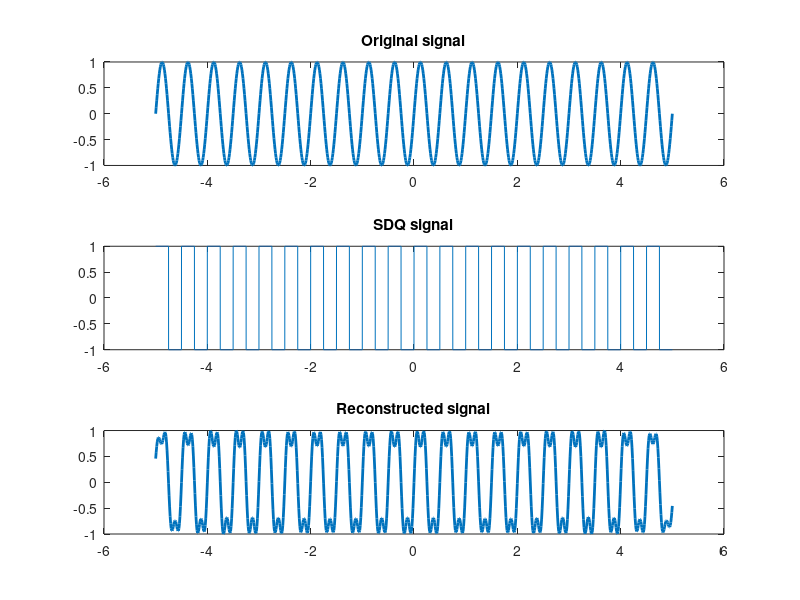
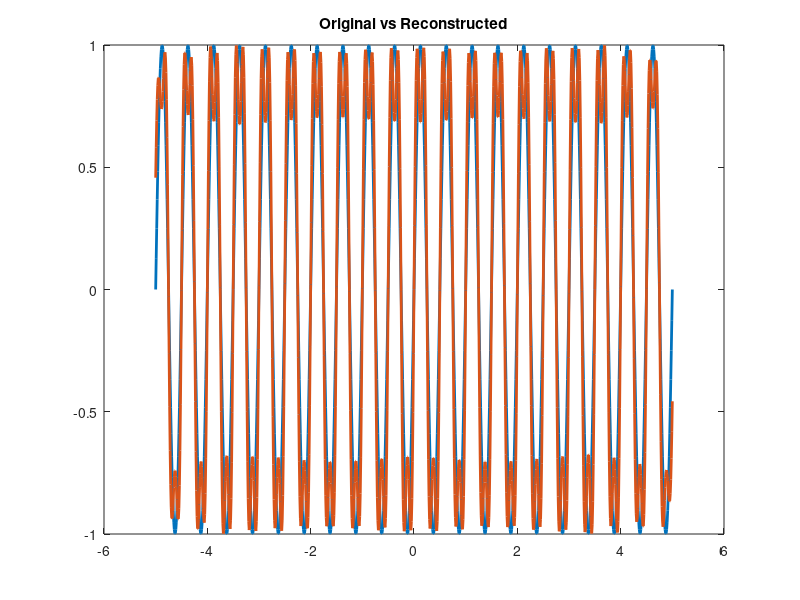
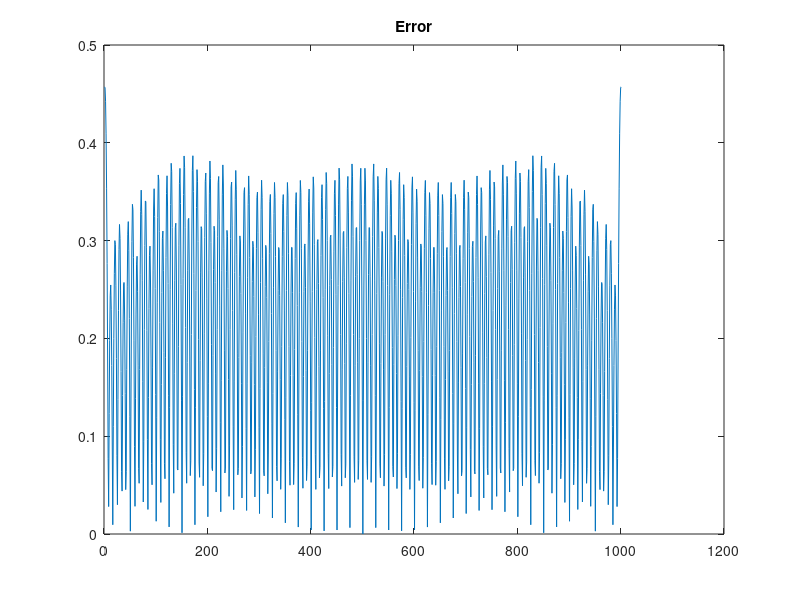
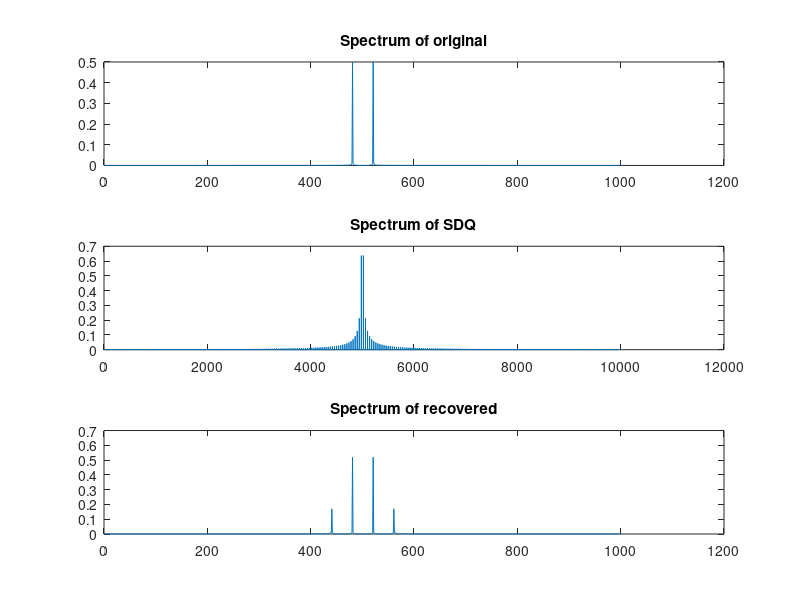

MATLAB code to generate these figures, in order:
clc; close all;

t = -5:0.01:5; f = 2; w = 2 * pi * f;
ts = -5:1/(w * 250 / pi):5;
y = @(t) sin(w * t);
q = sign(y(ts));

z = sum(q' .* sinc(w * (t - ts')), 1) * (max(y(t)) / max(sum(q' .* sinc(w * (t - ts')), 1)));

subplot(311), plot(t, y(t), 'linewidth', 2), title('Original signal')
subplot(312), plot(ts, q), title('SDQ signal')
subplot(313), plot(t, z, 'linewidth', 2), title('Reconstructed signal')

figure, plot(t, y(t), 'linewidth', 2), hold on, plot(t, z, 'linewidth', 2), title('Original vs Reconstructed')

figure, plot(abs(z - y(t)), 'linewidth', 0.5), title('Error')

figure
subplot(311), plot(abs(fftshift(fft(y(t)))) / length(t)), title('Spectrum of original')
subplot(312), plot(abs(fftshift(fft(q))) / length(ts)), title('Spectrum of SDQ')
subplot(313), plot(abs(fftshift(fft(z))) / length(t)), title('Spectrum of recovered')

